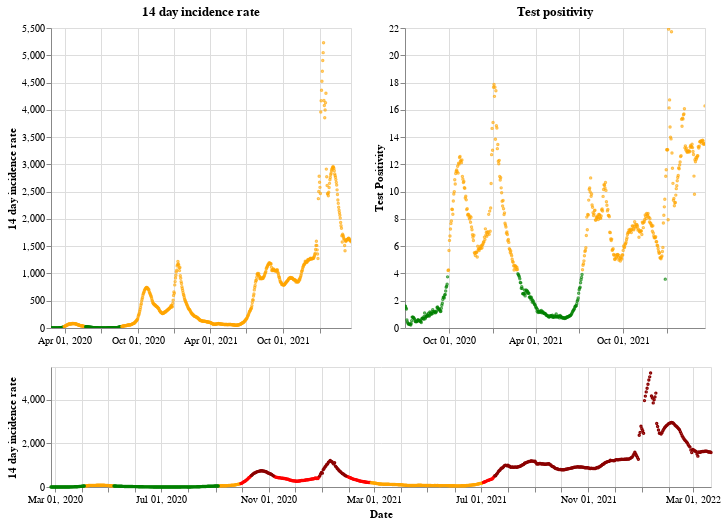

Notebook cell for this chart:
### Markdown cell above
## Northern Ireland

### Code cell
plot_traffic_light('Northern Ireland')

### Figure 1 — Vega-Lite specification as saved in the notebook (floating-point values rounded to 4 significant figures; data arrays with more than 128 entries replaced by an {"elided": "..."} marker saying what was removed)
{"config": {"view": {"continuousWidth": 400, "continuousHeight": 300}}, "vconcat": [{"hconcat": [{"mark": {"type": "point", "size": 2}, "encoding": {"color": {"condition": {"value": "green", "test": "(datum.twoWeeklyCasesRate <= 25)"}, "value": "orange"}, "tooltip": [{"type": "nominal", "field": "areaName"}, {"type": "temporal", "field": "date"}, {"type": "quantitative", "field": "twoWeeklyCasesRate"}, {"type": "quantitative", "field": "testPositivity"}], "x": {"type": "temporal", "axis": {"title": ""}, "field": "date", "scale": {"domain": {"selection": "DateBrush"}}, "timeUnit": "yearmonthdate"}, "y": {"type": "quantitative", "axis": {"title": "14 day incidence rate"}, "field": "twoWeeklyCasesRate"}}, "title": "14 day incidence rate", "width": 300}, {"mark": {"type": "point", "size": 2}, "encoding": {"color": {"condition": {"value": "green", "test": "(datum.testPositivity <= 4)"}, "value": "orange"}, "tooltip": [{"type": "nominal", "field": "areaName"}, {"type": "temporal", "field": "date"}, {"type": "quantitative", "field": "twoWeeklyCasesRate"}, {"type": "quantitative", "field": "testPositivity"}], "x": {"type": "temporal", "axis": {"title": ""}, "field": "date", "scale": {"domain": {"selection": "DateBrush"}}, "timeUnit": "yearmonthdate"}, "y": {"type": "quantitative", "axis": {"title": "Test Positivity"}, "field": "testPositivity"}}, "title": "Test positivity", "width": 300}]}, {"layer": [{"mark": {"type": "point", "size": 2}, "encoding": {"color": {"condition": {"value": "orange", "test": "(((datum.testPositivity < 4) && (datum.twoWeeklyCasesRate >= 50)) && (datum.twoWeeklyCasesRate < 200))"}, "value": "red"}, "opacity": {"condition": {"value": 1, "test": "((datum.twoWeeklyCasesRate >= 50) && (datum.twoWeeklyCasesRate < 500))"}, "value": 0}, "tooltip": [{"type": "nominal", "field": "areaName"}, {"type": "temporal", "field": "date"}, {"type": "quantitative", "field": "twoWeeklyCasesRate"}, {"type": "quantitative", "field": "testPositivity"}], "x": {"type": "temporal", "axis": {"title": "Date"}, "field": "date", "timeUnit": "yearmonthdate"}, "y": {"type": "quantitative", "axis": {"title": "14 day incidence rate"}, "field": "twoWeeklyCasesRate"}}, "selection": {"DateBrush": {"type": "interval", "encodings": ["x"], "fields": ["Time"]}}}, {"mark": {"type": "point", "size": 2}, "encoding": {"color": {"value": "darkred"}, "opacity": {"condition": {"value": 1, "test": "(datum.twoWeeklyCasesRate >= 500)"}, "value": 0}, "tooltip": [{"type": "nominal", "field": "areaName"}, {"type": "temporal", "field": "date"}, {"type": "quantitative", "field": "twoWeeklyCasesRate"}, {"type": "quantitative", "field": "testPositivity"}], "x": {"type": "temporal", "axis": {"title": "Date"}, "field": "date", "timeUnit": "yearmonthdate"}, "y": {"type": "quantitative", "axis": {"title": "14 day incidence rate"}, "field": "twoWeeklyCasesRate"}}}, {"mark": {"type": "point", "size": 2}, "encoding": {"color": {"condition": {"value": "green", "test": "((datum.testPositivity < 4) && (datum.twoWeeklyCasesRate < 50))"}, "value": "orange"}, "opacity": {"condition": {"value": 1, "test": "(datum.twoWeeklyCasesRate < 50)"}, "value": 0}, "tooltip": [{"type": "nominal", "field": "areaName"}, {"type": "temporal", "field": "date"}, {"type": "quantitative", "field": "twoWeeklyCasesRate"}, {"type": "quantitative", "field": "testPositivity"}], "x": {"type": "temporal", "axis": {"title": "Date"}, "field": "date", "timeUnit": "yearmonthdate"}, "y": {"type": "quantitative", "axis": {"title": "14 day incidence rate"}, "field": "twoWeeklyCasesRate"}}}], "height": 120, "width": 660}], "data": {"name": "data-61584c9874d7f12be102ba597233a17d"}, "$schema": "https://vega.github.io/schema/vega-lite/v4.8.1.json", "datasets": {"data-61584c9874d7f12be102ba597233a17d": {"elided": "755 records"}}}
